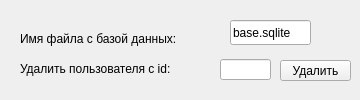
<?xml version="1.0" encoding="UTF-8"?>
<ui version="4.0">
 <class>AdminScreen</class>
 <widget class="QWidget" name="AdminScreen">
  <property name="geometry">
   <rect>
    <x>0</x>
    <y>0</y>
    <width>360</width>
    <height>100</height>
   </rect>
  </property>
  <property name="minimumSize">
   <size>
    <width>360</width>
    <height>100</height>
   </size>
  </property>
  <property name="maximumSize">
   <size>
    <width>360</width>
    <height>100</height>
   </size>
  </property>
  <property name="windowTitle">
   <string>Form</string>
  </property>
  <widget class="QLineEdit" name="lineEdit">
   <property name="geometry">
    <rect>
     <x>230</x>
     <y>20</y>
     <width>81</width>
     <height>25</height>
    </rect>
   </property>
   <property name="text">
    <string>base.sqlite</string>
   </property>
  </widget>
  <widget class="QLabel" name="label">
   <property name="geometry">
    <rect>
     <x>20</x>
     <y>30</y>
     <width>201</width>
     <height>17</height>
    </rect>
   </property>
   <property name="text">
    <string>Имя файла с базой данных:</string>
   </property>
  </widget>
  <widget class="QLabel" name="label_2">
   <property name="geometry">
    <rect>
     <x>20</x>
     <y>60</y>
     <width>191</width>
     <height>17</height>
    </rect>
   </property>
   <property name="text">
    <string>Удалить пользователя с id:</string>
   </property>
  </widget>
  <widget class="QLineEdit" name="lineEdit_2">
   <property name="geometry">
    <rect>
     <x>220</x>
     <y>59</y>
     <width>51</width>
     <height>21</height>
    </rect>
   </property>
  </widget>
  <widget class="QPushButton" name="pushButton">
   <property name="geometry">
    <rect>
     <x>280</x>
     <y>60</y>
     <width>71</width>
     <height>21</height>
    </rect>
   </property>
   <property name="text">
    <string>Удалить</string>
   </property>
  </widget>
 </widget>
 <resources/>
 <connections/>
</ui>
